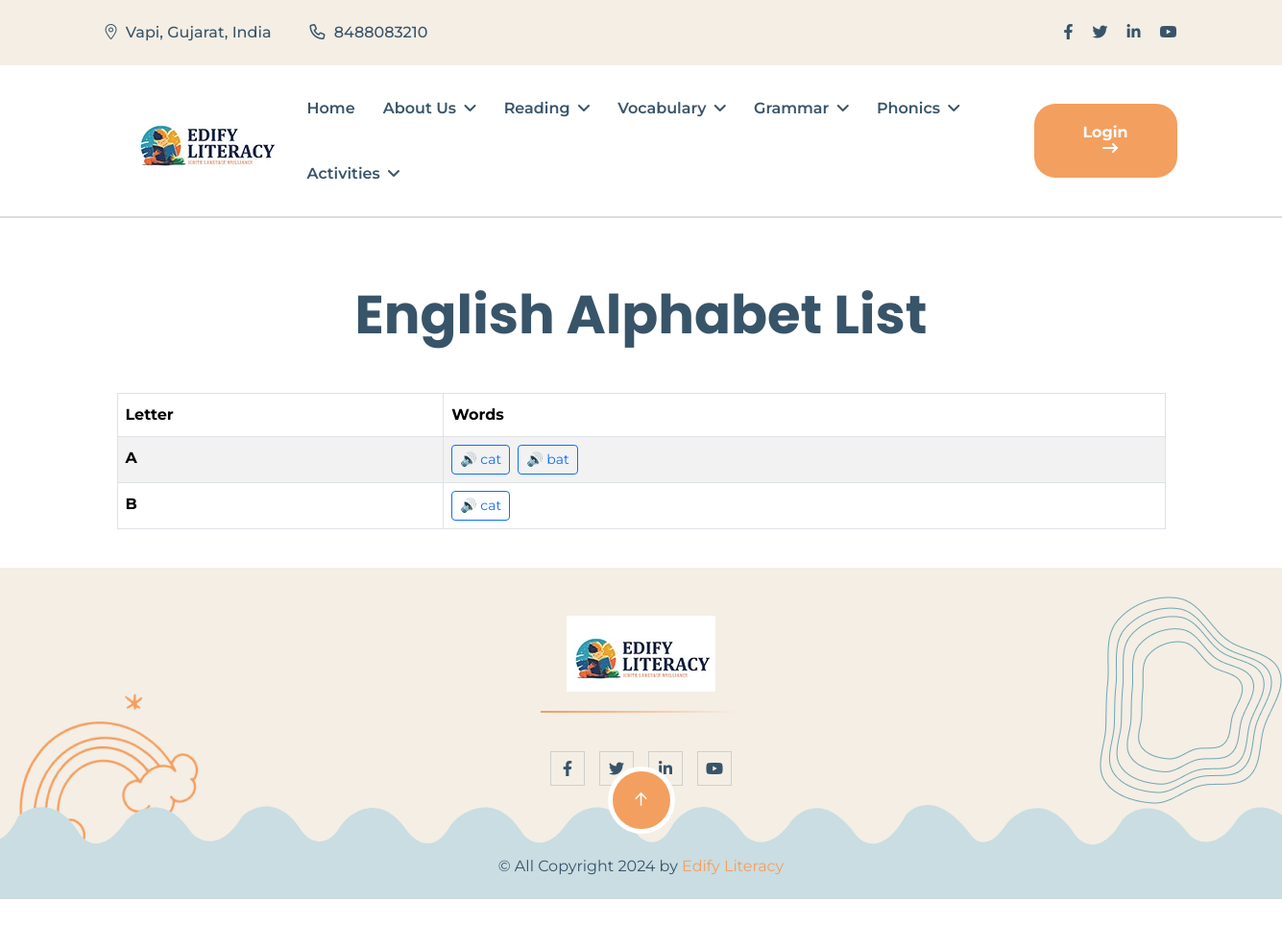
The page /english-alphabet/ on the database as committed earlier.
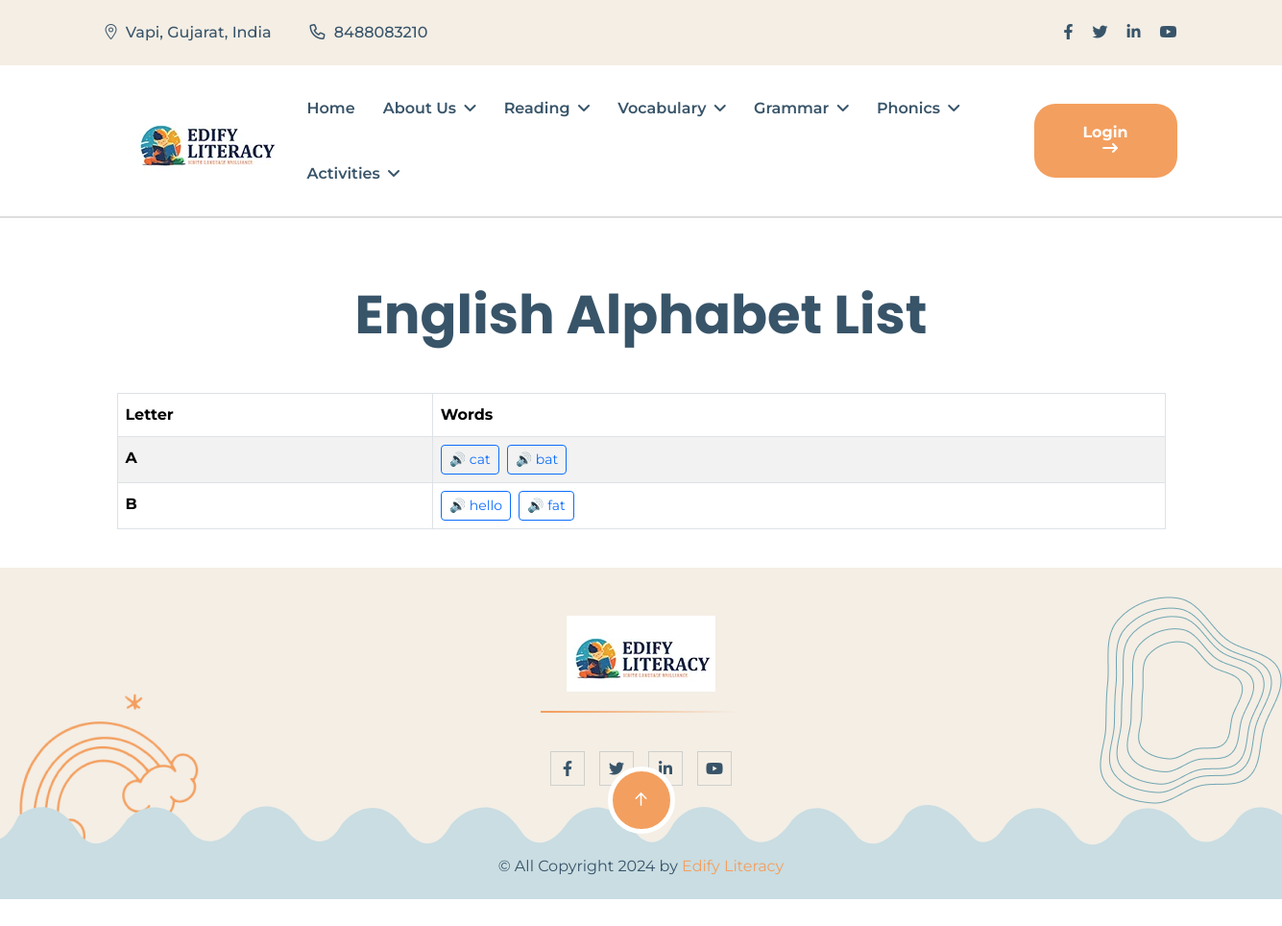
The same page on the database as committed later.
### phonics/models.py (models this page shows, shortened)
class EnglishAlphabet(models.Model):
    LETTER_CHOICES = [(letter, letter) for letter in string.ascii_uppercase]
    letter = models.CharField(max_length=1, choices=LETTER_CHOICES)
    word = models.CharField(max_length=255, blank=True, null=True)
    audio = models.FileField(upload_to='english_alphabet/audio/', blank=True, null=True)

### phonics/views.py (the view)
# urls.py: path('english-alphabet/', english_alphabet_list, name='english_alphabet_list'),
def english_alphabet_list(request):
    english_alphabet = EnglishAlphabet.objects.all()
    return render(request, 'phonics/english_alphabet_list.html', {
        'english_alphabet': english_alphabet,
    })

### core/context_processors.py (called while the page is built)
def categories_processor(request):
    categories = Category.objects.filter(reading__isnull=False).distinct().prefetch_related('reading_set')
    return {
        'header_categories': categories
    }

def expression_groups(request):
    return {
        'expression_groups': ExpressionGroup.objects.all()
    }

def phases(request):
    phases = Phase.objects.all()
    return {
        'phases': phases
    }

def activities(request):
    categories = Category.objects.filter(activities__isnull=False).distinct().prefetch_related('activities')
    return {'categories': categories}

def grammar_categories(request):
    categories = Category.objects.filter(grammar_categories__isnull=False).distinct().prefetch_related('grammar_categories')
    return {'gcategories': categories}

### core/models.py (called while the page is built)
    def __str__(self):
        return self.name

### core/templatetags/custom_filters.py (called while the page is built)
@register.filter
def get(obj, key):
    return obj.get(key, [])

@register.filter
def filter(queryset, field):
    result = {}
    for item in queryset:
        key = getattr(item, field)
        if key not in result:
            result[key] = []
        result[key].append(item)
    return result

### core/templates/phonics/english_alphabet_list.html (shortened to what this page needs)
{% extends 'base.html' %}
{% block content %}
{% load static %}
{% load custom_filters %}
<section class="program-details-section fix section-padding" style="margin-top: 150px;">
  <div class="container p-4">
    <h1 class="display-4 fw-bold text-center mb-5">English Alphabet List</h1>
    <table class="table table-bordered table-striped">
      <thead>
        <tr>
          <th>Letter</th>
          <th>Words</th>
        </tr>
      </thead>
      <tbody>
        {% for letter in "ABCDEFGHIJKLMNOPQRSTUVWXYZ" %}
          {% with words=english_alphabet|filter:"letter"|get:letter %}
            {% if words %}
              <tr>
                <td class="fw-bold">{{ letter }}</td>
               <td>
  <div class="d-flex flex-wrap gap-2">
    {% for word in words %}
      <button
        type="button"
        class="btn btn-outline-primary btn-sm d-flex align-items-center gap-1"
        onclick="playAudio('{{ word.audio.url }}')"
      >
        🔊 {{ word.word }}
      </button>
    {% endfor %}
  </div>
</td>
              </tr>
            {% endif %}
          {% endwith %}
        {% endfor %}
      </tbody>
    </table>
  </div>
  {% endblock %}

Rows that differ between the two databases and show on the page:
changed EnglishAlphabet: word "cat" → "hello"
added EnglishAlphabet: word "fat", shown under "B"
